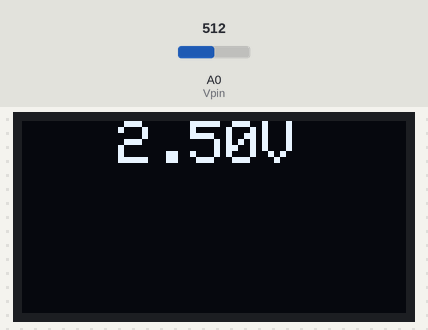
A sketch run on a simulated Arduino Uno, built with avr-gcc and run on an emulated ATmega328P. On the bench: 128×64 one-colour display. The test bench sets the inputs (shaded band); at power-on: A0 (Vpin) = 512. What the sketch prints to the serial monitor is not drawn.

Above: at 2.8 s.
2.9 s: A0 (Vpin) set to 716
At 5.1 s:
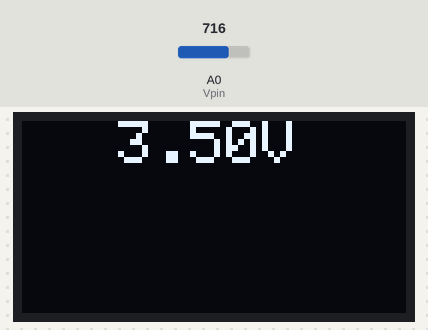
5.6 s: A0 (Vpin) set to 900
At 6.5 s:
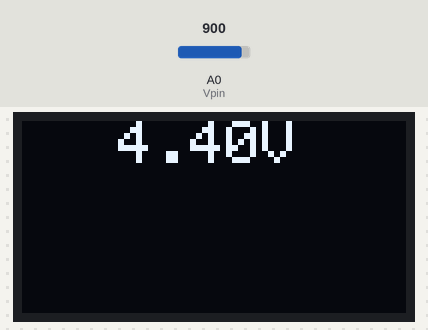
8.3 s: A0 (Vpin) set to 1023
At 11.5 s:
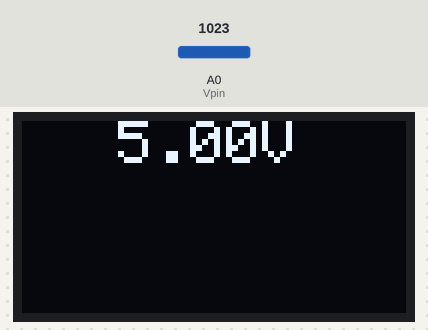
Timing chart, 0 to 13.0 s (numbered marks = the images above; inputs shaded):
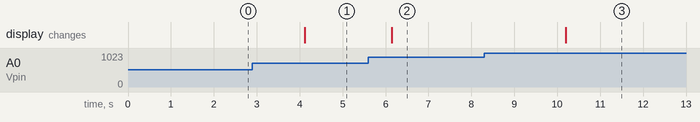

The sketch:

voltmeter.ino
```cpp
#include <SPI.h>
#include <Wire.h>
#include <Adafruit_GFX.h>
#include <Adafruit_SSD1306.h>

#define SCREEN_WIDTH 128 // OLED display width, in pixels
#define SCREEN_HEIGHT 64 // OLED display height, in pixels

// Declaration for an SSD1306 display connected to I2C (SDA, SCL pins)
#define OLED_RESET     -1 // Reset pin # (or -1 if sharing Arduino reset pin)
Adafruit_SSD1306 display(SCREEN_WIDTH, SCREEN_HEIGHT, &Wire, OLED_RESET);

int Vpin = A0; // «+» подсоединяем к аналоговому выводу А0
float voltage;
float volts;

void setup() // процедура setup
{
  Serial.begin(115200);

  // SSD1306_SWITCHCAPVCC = generate display voltage from 3.3V internally
  if(!display.begin(SSD1306_SWITCHCAPVCC, 0x3C)) {
    Serial.println(F("\nSSD1306 allocation failed!\n"));
    for(;;); // Don't proceed, loop forever
  } else {
    Serial.println(F("\nSSD1306 successfully initialized!\n"));
  }

  // Show initial display buffer contents on the screen --
  // the library initializes this with an Adafruit splash screen.
  //display.display();
  //delay(2000); // Pause for 2 seconds

  // Clear the buffer
  display.clearDisplay();
}

void measure()
{
	voltage = analogRead(Vpin);
  // получаем измеряемое напряжение
  volts = voltage / 1023 * 5.0;

  display.clearDisplay();

  Serial.print(F("voltage = "));
  Serial.println(volts);

  display.setTextSize(2);
  display.setTextColor(WHITE);
  display.setCursor(32,0);
  display.print(volts);
  display.print(F("V"));
  display.display();
}

void loop() // процедура loop
{
  measure();
  delay(2000);
}
```

Measured:
- after the input at 2.9 s, the display: changes after 1.2 s (image 1)
- after the input at 5.6 s, the display: changes after 0.54 s (image 2)
- after the input at 8.3 s, the display: changes after 1.9 s (image 3)
